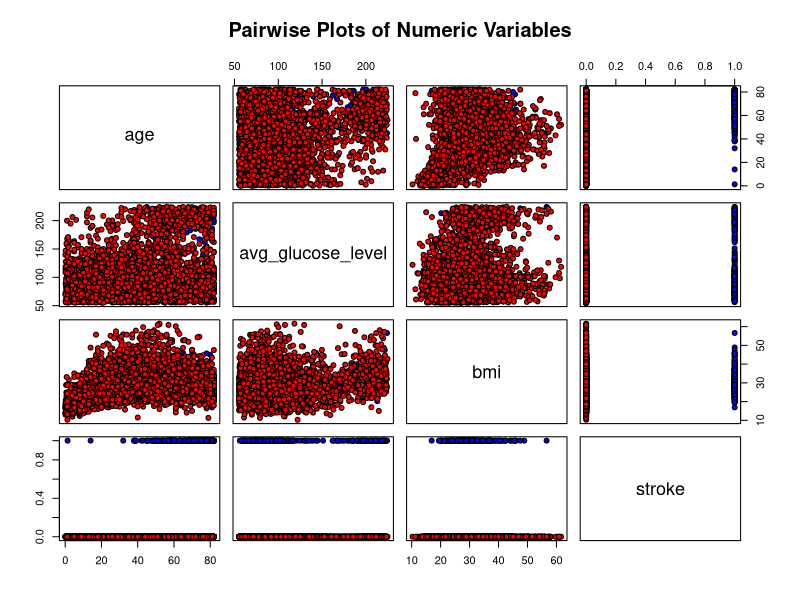
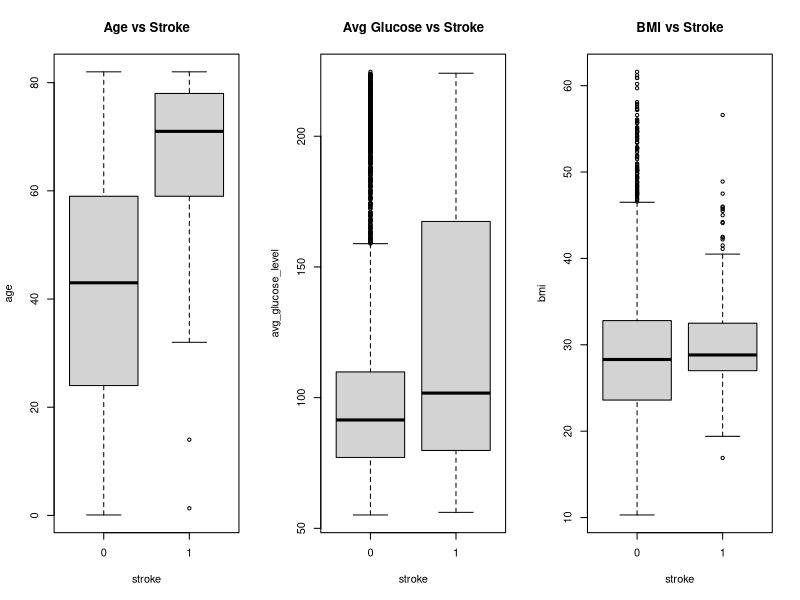
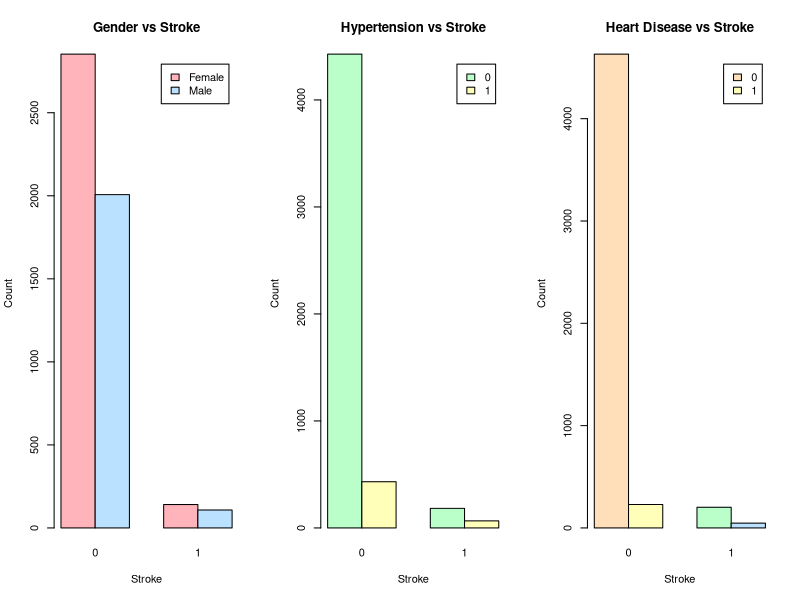
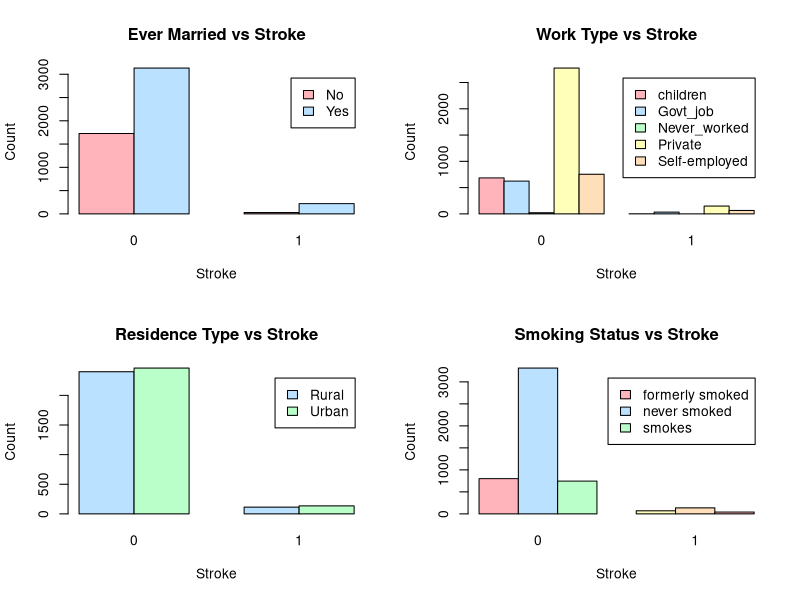
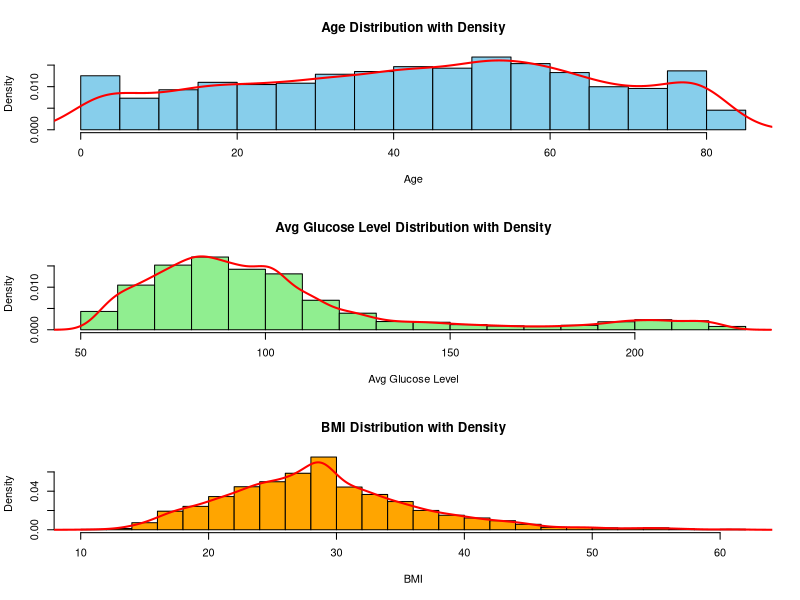
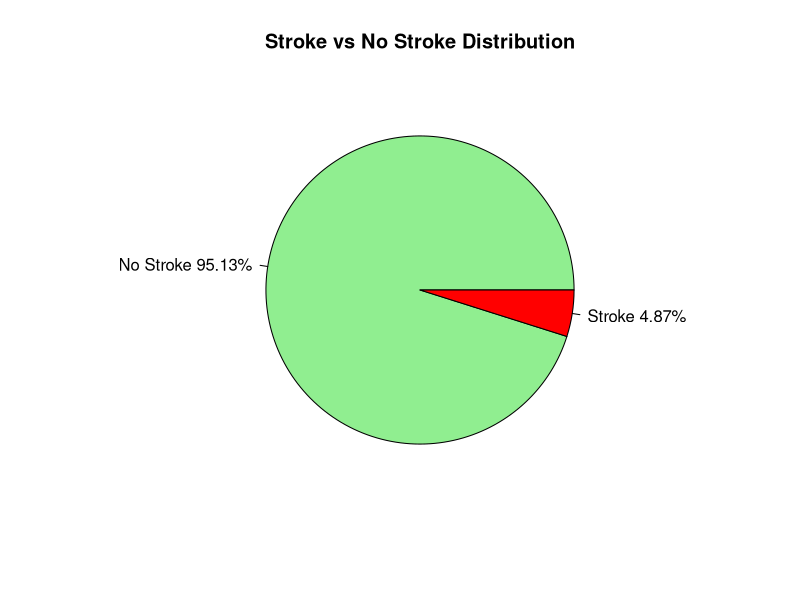

These charts were generated, in order, by the following R code:
###############################################################################
#                         Exploratory Data Analysis (EDA)
###############################################################################

df <- read.csv("cleaned_stroke_data.csv", na.strings = c("N/A", "Unknown"))

numeric_cols <- c("age", "avg_glucose_level", "bmi", "stroke")
df_numeric <- df[, numeric_cols]

# Create directory if it does not exist
if(!dir.exists("plots")) dir.create("plots")

# Pastel colors for all barplots
pastel_colors <- c("#FFB3BA", "#BAE1FF", "#BAFFC9", "#FFFFBA", "#FFDFBA")

png("plots/pairwise_numeric_vars.png", width=1000, height=1000)
# Pairwise plot for numeric variables and target variable
pairs(df_numeric, 
      main = "Pairwise Plots of Numeric Variables",
      pch = 21,
      bg = c("red", "blue")[as.factor(df$stroke)]) # color by stroke

# Conclusion: Stroke is proportional to age
# Conclusion: High BMI is tied to higher ages (Higher BMI -> Most likely high age)
dev.off()

png("plots/boxplots_numeric_vs_stroke.png", width=1000, height=1000)
par(mfrow=c(1,3))

boxplot(age ~ stroke, data=df, main="Age vs Stroke")
# Conclusion: Stroke is CONFIRMED to be proportional to age

boxplot(avg_glucose_level ~ stroke, data=df, main="Avg Glucose vs Stroke")
# Conclusion: The average glucose levels are generally higher for patients with a stroke

boxplot(bmi ~ stroke, data=df, main="BMI vs Stroke")
# Conclusion: Stroke seems to increase for intermediate values of BMI (not too high or too low)
dev.off()

png("plots/barplots_gender_hypertension_heartdisease.png", width=1000, height=1000)
par(mfrow=c(1,3))

table(df$gender, df$stroke)
barplot(table(df$gender, df$stroke), beside=TRUE, legend=TRUE, main="Gender vs Stroke", xlab="Stroke", ylab="Count", col=pastel_colors[1:2])
# Conclusion: Females may seem to have more strokes but in reality the hypothesis testing shows that there is no correleation
# This may happen due to data imbalance (more females than males)

table(df$hypertension, df$stroke)
barplot(table(df$hypertension, df$stroke), beside=TRUE, legend=TRUE, 
        main="Hypertension vs Stroke", xlab="Stroke", ylab="Count", col=pastel_colors[3:4])
# Conclusion: Patients with hypertension are more likely to have a stroke compared to patients with no hypertension

table(df$heart_disease, df$stroke)
barplot(table(df$heart_disease, df$stroke), beside=TRUE, legend=TRUE, 
        main="Heart Disease vs Stroke", xlab="Stroke", ylab="Count", col=pastel_colors[5:1])
# Conclusion: Patients with heart disease are more likely to have a stroke compared to patients with no heart disease
dev.off()

png("plots/barplots_evermarried_worktype_residencetype_smoking.png", width=1000, height=1000)
par(mfrow=c(2, 2))

# Ever Married vs Stroke
table(df$ever_married, df$stroke)
barplot(table(df$ever_married, df$stroke), beside=TRUE, legend=TRUE, 
        main="Ever Married vs Stroke", xlab="Stroke", ylab="Count", col=pastel_colors[1:2])
# Conclusion: No apparent correlation

# Work Type vs Stroke
table(df$work_type, df$stroke)
barplot(table(df$work_type, df$stroke), beside=TRUE, legend=TRUE, 
        main="Work Type vs Stroke", xlab="Stroke", ylab="Count", col=pastel_colors[1:5])
# Conclusion: No apparent correlation

# Residence Type vs Stroke
table(df$Residence_type, df$stroke)
barplot(table(df$Residence_type, df$stroke), beside=TRUE, legend=TRUE, 
        main="Residence Type vs Stroke", xlab="Stroke", ylab="Count", col=pastel_colors[2:3])
# Conclusion: No correlation (backed by hypothesis testing)

# Smoking Status vs Stroke
table(df$smoking_status, df$stroke)
barplot(table(df$smoking_status, df$stroke), beside=TRUE, legend=TRUE, 
        main="Smoking Status vs Stroke", xlab="Stroke", ylab="Count", col=pastel_colors[1:5])
# Conclusion: No apparent correlation
dev.off()

png("plots/histograms_age_glucose_bmi.png", width=1000, height=1000)
par(mfrow=c(3, 1))

# Age Histogram
hist(df$age, breaks=20, col="skyblue", main="Age Distribution with Density", xlab="Age", freq=FALSE)
lines(density(df$age, na.rm=TRUE), col="red", lwd=2)
# Age seems to be trimodal (there is a mode at each age group)
# Conclusion: Age is trimodal and over-represented for the intermediate age group

# Average Glucose Level Histogram
hist(df$avg_glucose_level, breaks=20, col="lightgreen", main="Avg Glucose Level Distribution with Density", xlab="Avg Glucose Level", freq=FALSE)
lines(density(df$avg_glucose_level, na.rm=TRUE), col="red", lwd=2)
# Average glucose level seems to be bimodal
# Conclusion: We can assume it's bell-shaped but right skewed (needs log scaling)

# BMI Histogram
hist(df$bmi, breaks=20, col="orange", main="BMI Distribution with Density", xlab="BMI", freq=FALSE)
lines(density(df$bmi, na.rm=TRUE), col="red", lwd=2)
# Conclusion: BMI is almost normally distributed, slightly right skewed. May need log scaling
dev.off()

png("plots/pie_stroke.png", width=1000, height=1000)
par(mfrow=c(1,1))

# Stroke Pie Chart
stroke_counts <- table(df$stroke)
pct <- round(stroke_counts / sum(stroke_counts) * 100, 2)
lbls <- paste(c("No Stroke", "Stroke"), pct, sep=" ")
lbls <- paste(lbls, "%", sep="")
pie(stroke_counts, labels=lbls, main="Stroke vs No Stroke Distribution", col=c("lightgreen","red"))
# Conclusion: Data is HIGHLY unbalanced. We need to use SMOTE for data augmentation to balance the dataset for predictions
dev.off()